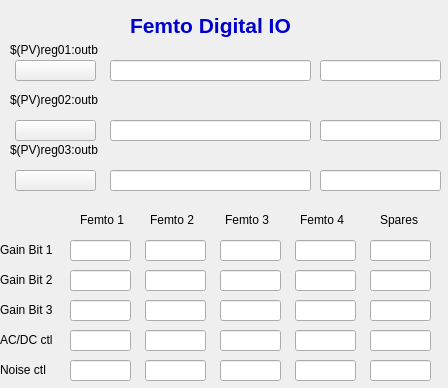
<?xml version="1.0" encoding="UTF-8"?>
<ui version="4.0">
 <class>Form</class>
 <widget class="caFrame" name="Form">
  <property name="geometry">
   <rect>
    <x>0</x>
    <y>0</y>
    <width>448</width>
    <height>388</height>
   </rect>
  </property>
  <property name="windowTitle">
   <string>Form</string>
  </property>
  <property name="background">
   <color>
    <red>178</red>
    <green>178</green>
    <blue>182</blue>
   </color>
  </property>
  <widget class="QLabel" name="label">
   <property name="geometry">
    <rect>
     <x>130</x>
     <y>10</y>
     <width>181</width>
     <height>31</height>
    </rect>
   </property>
   <property name="font">
    <font>
     <pointsize>16</pointsize>
     <weight>75</weight>
     <bold>true</bold>
    </font>
   </property>
   <property name="styleSheet">
    <string notr="true">color: rgb(0, 0, 204)</string>
   </property>
   <property name="text">
    <string>&lt;html&gt;&lt;head/&gt;&lt;body&gt;&lt;p&gt;Femto Digital IO&lt;/p&gt;&lt;/body&gt;&lt;/html&gt;</string>
   </property>
  </widget>
  <widget class="QLabel" name="label_95">
   <property name="geometry">
    <rect>
     <x>10</x>
     <y>40</y>
     <width>121</width>
     <height>21</height>
    </rect>
   </property>
   <property name="font">
    <font>
     <pointsize>9</pointsize>
    </font>
   </property>
   <property name="styleSheet">
    <string notr="true">color: rgb(0, 0, 0)</string>
   </property>
   <property name="text">
    <string>&lt;html&gt;&lt;head/&gt;&lt;body&gt;&lt;p&gt;$(PV)reg01:outb&lt;/p&gt;&lt;/body&gt;&lt;/html&gt;</string>
   </property>
  </widget>
  <widget class="QLabel" name="label_96">
   <property name="geometry">
    <rect>
     <x>10</x>
     <y>90</y>
     <width>91</width>
     <height>21</height>
    </rect>
   </property>
   <property name="font">
    <font>
     <pointsize>9</pointsize>
    </font>
   </property>
   <property name="styleSheet">
    <string notr="true">color: rgb(0, 0, 0)</string>
   </property>
   <property name="text">
    <string>&lt;html&gt;&lt;head/&gt;&lt;body&gt;&lt;p&gt;$(PV)reg02:outb&lt;/p&gt;&lt;/body&gt;&lt;/html&gt;</string>
   </property>
  </widget>
  <widget class="QLabel" name="label_97">
   <property name="geometry">
    <rect>
     <x>10</x>
     <y>140</y>
     <width>91</width>
     <height>21</height>
    </rect>
   </property>
   <property name="font">
    <font>
     <pointsize>9</pointsize>
    </font>
   </property>
   <property name="styleSheet">
    <string notr="true">color: rgb(0, 0, 0)</string>
   </property>
   <property name="text">
    <string>&lt;html&gt;&lt;head/&gt;&lt;body&gt;&lt;p&gt;$(PV)reg03:outb&lt;/p&gt;&lt;/body&gt;&lt;/html&gt;</string>
   </property>
  </widget>
  <widget class="caTextEntry" name="catextentry_46">
   <property name="geometry">
    <rect>
     <x>110</x>
     <y>60</y>
     <width>201</width>
     <height>21</height>
    </rect>
   </property>
   <property name="channel" stdset="0">
    <string notr="true">$(PV)reg01:outb.DESC</string>
   </property>
   <property name="background">
    <color>
     <red>115</red>
     <green>215</green>
     <blue>253</blue>
    </color>
   </property>
   <property name="colorMode">
    <enum>caLineEdit::Static</enum>
   </property>
  </widget>
  <widget class="caTextEntry" name="catextentry_47">
   <property name="geometry">
    <rect>
     <x>110</x>
     <y>120</y>
     <width>201</width>
     <height>21</height>
    </rect>
   </property>
   <property name="channel" stdset="0">
    <string notr="true">$(PV)reg02:outb.DESC</string>
   </property>
   <property name="background">
    <color>
     <red>115</red>
     <green>215</green>
     <blue>253</blue>
    </color>
   </property>
   <property name="colorMode">
    <enum>caLineEdit::Static</enum>
   </property>
  </widget>
  <widget class="caTextEntry" name="catextentry_48">
   <property name="geometry">
    <rect>
     <x>110</x>
     <y>170</y>
     <width>201</width>
     <height>21</height>
    </rect>
   </property>
   <property name="channel" stdset="0">
    <string notr="true">$(PV)reg03:outb.DESC</string>
   </property>
   <property name="background">
    <color>
     <red>115</red>
     <green>215</green>
     <blue>253</blue>
    </color>
   </property>
   <property name="colorMode">
    <enum>caLineEdit::Static</enum>
   </property>
  </widget>
  <widget class="caTextEntry" name="catextentry_49">
   <property name="geometry">
    <rect>
     <x>320</x>
     <y>60</y>
     <width>121</width>
     <height>21</height>
    </rect>
   </property>
   <property name="channel" stdset="0">
    <string notr="true">$(PV)reg01:outb.VAL</string>
   </property>
   <property name="background">
    <color>
     <red>115</red>
     <green>215</green>
     <blue>253</blue>
    </color>
   </property>
   <property name="colorMode">
    <enum>caLineEdit::Static</enum>
   </property>
  </widget>
  <widget class="caTextEntry" name="catextentry_50">
   <property name="geometry">
    <rect>
     <x>320</x>
     <y>120</y>
     <width>121</width>
     <height>21</height>
    </rect>
   </property>
   <property name="channel" stdset="0">
    <string notr="true">$(PV)reg02:outb.VAL</string>
   </property>
   <property name="background">
    <color>
     <red>115</red>
     <green>215</green>
     <blue>253</blue>
    </color>
   </property>
   <property name="colorMode">
    <enum>caLineEdit::Static</enum>
   </property>
  </widget>
  <widget class="caTextEntry" name="catextentry_51">
   <property name="geometry">
    <rect>
     <x>320</x>
     <y>170</y>
     <width>121</width>
     <height>21</height>
    </rect>
   </property>
   <property name="channel" stdset="0">
    <string notr="true">$(PV)reg03:outb.VAL</string>
   </property>
   <property name="background">
    <color>
     <red>115</red>
     <green>215</green>
     <blue>253</blue>
    </color>
   </property>
   <property name="colorMode">
    <enum>caLineEdit::Static</enum>
   </property>
  </widget>
  <widget class="QLabel" name="label_98">
   <property name="geometry">
    <rect>
     <x>0</x>
     <y>270</y>
     <width>91</width>
     <height>21</height>
    </rect>
   </property>
   <property name="font">
    <font>
     <pointsize>9</pointsize>
    </font>
   </property>
   <property name="styleSheet">
    <string notr="true">color: rgb(0, 0, 0)</string>
   </property>
   <property name="text">
    <string>&lt;html&gt;&lt;head/&gt;&lt;body&gt;&lt;p&gt;Gain Bit 2&lt;/p&gt;&lt;/body&gt;&lt;/html&gt;</string>
   </property>
  </widget>
  <widget class="QLabel" name="label_99">
   <property name="geometry">
    <rect>
     <x>150</x>
     <y>210</y>
     <width>51</width>
     <height>21</height>
    </rect>
   </property>
   <property name="font">
    <font>
     <pointsize>9</pointsize>
    </font>
   </property>
   <property name="styleSheet">
    <string notr="true">color: rgb(0, 0, 0)</string>
   </property>
   <property name="text">
    <string>&lt;html&gt;&lt;head/&gt;&lt;body&gt;&lt;p&gt;Femto 2&lt;/p&gt;&lt;/body&gt;&lt;/html&gt;</string>
   </property>
  </widget>
  <widget class="QLabel" name="label_100">
   <property name="geometry">
    <rect>
     <x>0</x>
     <y>360</y>
     <width>51</width>
     <height>21</height>
    </rect>
   </property>
   <property name="font">
    <font>
     <pointsize>9</pointsize>
    </font>
   </property>
   <property name="styleSheet">
    <string notr="true">color: rgb(0, 0, 0)</string>
   </property>
   <property name="text">
    <string>&lt;html&gt;&lt;head/&gt;&lt;body&gt;&lt;p&gt;Noise ctl&lt;/p&gt;&lt;/body&gt;&lt;/html&gt;</string>
   </property>
  </widget>
  <widget class="QLabel" name="label_101">
   <property name="geometry">
    <rect>
     <x>380</x>
     <y>210</y>
     <width>41</width>
     <height>21</height>
    </rect>
   </property>
   <property name="font">
    <font>
     <pointsize>9</pointsize>
    </font>
   </property>
   <property name="styleSheet">
    <string notr="true">color: rgb(0, 0, 0)</string>
   </property>
   <property name="text">
    <string>&lt;html&gt;&lt;head/&gt;&lt;body&gt;&lt;p&gt;Spares&lt;/p&gt;&lt;/body&gt;&lt;/html&gt;</string>
   </property>
  </widget>
  <widget class="QLabel" name="label_102">
   <property name="geometry">
    <rect>
     <x>300</x>
     <y>210</y>
     <width>51</width>
     <height>21</height>
    </rect>
   </property>
   <property name="font">
    <font>
     <pointsize>9</pointsize>
    </font>
   </property>
   <property name="styleSheet">
    <string notr="true">color: rgb(0, 0, 0)</string>
   </property>
   <property name="text">
    <string>&lt;html&gt;&lt;head/&gt;&lt;body&gt;&lt;p&gt;Femto 4&lt;/p&gt;&lt;/body&gt;&lt;/html&gt;</string>
   </property>
  </widget>
  <widget class="QLabel" name="label_103">
   <property name="geometry">
    <rect>
     <x>0</x>
     <y>330</y>
     <width>91</width>
     <height>21</height>
    </rect>
   </property>
   <property name="font">
    <font>
     <pointsize>9</pointsize>
    </font>
   </property>
   <property name="styleSheet">
    <string notr="true">color: rgb(0, 0, 0)</string>
   </property>
   <property name="text">
    <string>&lt;html&gt;&lt;head/&gt;&lt;body&gt;&lt;p&gt;AC/DC ctl&lt;/p&gt;&lt;/body&gt;&lt;/html&gt;</string>
   </property>
  </widget>
  <widget class="QLabel" name="label_104">
   <property name="geometry">
    <rect>
     <x>80</x>
     <y>210</y>
     <width>91</width>
     <height>21</height>
    </rect>
   </property>
   <property name="font">
    <font>
     <pointsize>9</pointsize>
    </font>
   </property>
   <property name="styleSheet">
    <string notr="true">color: rgb(0, 0, 0)</string>
   </property>
   <property name="text">
    <string>&lt;html&gt;&lt;head/&gt;&lt;body&gt;&lt;p&gt;Femto 1&lt;/p&gt;&lt;/body&gt;&lt;/html&gt;</string>
   </property>
  </widget>
  <widget class="QLabel" name="label_105">
   <property name="geometry">
    <rect>
     <x>225</x>
     <y>210</y>
     <width>51</width>
     <height>21</height>
    </rect>
   </property>
   <property name="font">
    <font>
     <pointsize>9</pointsize>
    </font>
   </property>
   <property name="styleSheet">
    <string notr="true">color: rgb(0, 0, 0)</string>
   </property>
   <property name="text">
    <string>&lt;html&gt;&lt;head/&gt;&lt;body&gt;&lt;p&gt;Femto 3&lt;/p&gt;&lt;/body&gt;&lt;/html&gt;</string>
   </property>
  </widget>
  <widget class="QLabel" name="label_106">
   <property name="geometry">
    <rect>
     <x>0</x>
     <y>300</y>
     <width>91</width>
     <height>21</height>
    </rect>
   </property>
   <property name="font">
    <font>
     <pointsize>9</pointsize>
    </font>
   </property>
   <property name="styleSheet">
    <string notr="true">color: rgb(0, 0, 0)</string>
   </property>
   <property name="text">
    <string>&lt;html&gt;&lt;head/&gt;&lt;body&gt;&lt;p&gt;Gain Bit 3&lt;/p&gt;&lt;/body&gt;&lt;/html&gt;</string>
   </property>
  </widget>
  <widget class="QLabel" name="label_107">
   <property name="geometry">
    <rect>
     <x>0</x>
     <y>240</y>
     <width>61</width>
     <height>21</height>
    </rect>
   </property>
   <property name="font">
    <font>
     <pointsize>9</pointsize>
    </font>
   </property>
   <property name="styleSheet">
    <string notr="true">color: rgb(0, 0, 0)</string>
   </property>
   <property name="text">
    <string>&lt;html&gt;&lt;head/&gt;&lt;body&gt;&lt;p&gt;Gain Bit 1&lt;/p&gt;&lt;/body&gt;&lt;/html&gt;</string>
   </property>
  </widget>
  <widget class="caTextEntry" name="catextentry_29">
   <property name="geometry">
    <rect>
     <x>70</x>
     <y>240</y>
     <width>61</width>
     <height>21</height>
    </rect>
   </property>
   <property name="background">
    <color>
     <red>115</red>
     <green>215</green>
     <blue>253</blue>
    </color>
   </property>
   <property name="colorMode">
    <enum>caLineEdit::Static</enum>
   </property>
  </widget>
  <widget class="caTextEntry" name="catextentry_30">
   <property name="geometry">
    <rect>
     <x>220</x>
     <y>240</y>
     <width>61</width>
     <height>21</height>
    </rect>
   </property>
   <property name="background">
    <color>
     <red>115</red>
     <green>215</green>
     <blue>253</blue>
    </color>
   </property>
   <property name="colorMode">
    <enum>caLineEdit::Static</enum>
   </property>
  </widget>
  <widget class="caTextEntry" name="catextentry_31">
   <property name="geometry">
    <rect>
     <x>370</x>
     <y>240</y>
     <width>61</width>
     <height>21</height>
    </rect>
   </property>
   <property name="background">
    <color>
     <red>115</red>
     <green>215</green>
     <blue>253</blue>
    </color>
   </property>
   <property name="colorMode">
    <enum>caLineEdit::Static</enum>
   </property>
  </widget>
  <widget class="caTextEntry" name="catextentry_32">
   <property name="geometry">
    <rect>
     <x>295</x>
     <y>240</y>
     <width>61</width>
     <height>21</height>
    </rect>
   </property>
   <property name="background">
    <color>
     <red>115</red>
     <green>215</green>
     <blue>253</blue>
    </color>
   </property>
   <property name="colorMode">
    <enum>caLineEdit::Static</enum>
   </property>
  </widget>
  <widget class="caTextEntry" name="catextentry_33">
   <property name="geometry">
    <rect>
     <x>145</x>
     <y>240</y>
     <width>61</width>
     <height>21</height>
    </rect>
   </property>
   <property name="background">
    <color>
     <red>115</red>
     <green>215</green>
     <blue>253</blue>
    </color>
   </property>
   <property name="colorMode">
    <enum>caLineEdit::Static</enum>
   </property>
  </widget>
  <widget class="caTextEntry" name="catextentry_34">
   <property name="geometry">
    <rect>
     <x>70</x>
     <y>270</y>
     <width>61</width>
     <height>21</height>
    </rect>
   </property>
   <property name="background">
    <color>
     <red>115</red>
     <green>215</green>
     <blue>253</blue>
    </color>
   </property>
   <property name="colorMode">
    <enum>caLineEdit::Static</enum>
   </property>
  </widget>
  <widget class="caTextEntry" name="catextentry_35">
   <property name="geometry">
    <rect>
     <x>220</x>
     <y>270</y>
     <width>61</width>
     <height>21</height>
    </rect>
   </property>
   <property name="background">
    <color>
     <red>115</red>
     <green>215</green>
     <blue>253</blue>
    </color>
   </property>
   <property name="colorMode">
    <enum>caLineEdit::Static</enum>
   </property>
  </widget>
  <widget class="caTextEntry" name="catextentry_36">
   <property name="geometry">
    <rect>
     <x>370</x>
     <y>270</y>
     <width>61</width>
     <height>21</height>
    </rect>
   </property>
   <property name="background">
    <color>
     <red>115</red>
     <green>215</green>
     <blue>253</blue>
    </color>
   </property>
   <property name="colorMode">
    <enum>caLineEdit::Static</enum>
   </property>
  </widget>
  <widget class="caTextEntry" name="catextentry_37">
   <property name="geometry">
    <rect>
     <x>145</x>
     <y>270</y>
     <width>61</width>
     <height>21</height>
    </rect>
   </property>
   <property name="background">
    <color>
     <red>115</red>
     <green>215</green>
     <blue>253</blue>
    </color>
   </property>
   <property name="colorMode">
    <enum>caLineEdit::Static</enum>
   </property>
  </widget>
  <widget class="caTextEntry" name="catextentry_38">
   <property name="geometry">
    <rect>
     <x>295</x>
     <y>270</y>
     <width>61</width>
     <height>21</height>
    </rect>
   </property>
   <property name="background">
    <color>
     <red>115</red>
     <green>215</green>
     <blue>253</blue>
    </color>
   </property>
   <property name="colorMode">
    <enum>caLineEdit::Static</enum>
   </property>
  </widget>
  <widget class="caTextEntry" name="catextentry_39">
   <property name="geometry">
    <rect>
     <x>70</x>
     <y>300</y>
     <width>61</width>
     <height>21</height>
    </rect>
   </property>
   <property name="background">
    <color>
     <red>115</red>
     <green>215</green>
     <blue>253</blue>
    </color>
   </property>
   <property name="colorMode">
    <enum>caLineEdit::Static</enum>
   </property>
  </widget>
  <widget class="caTextEntry" name="catextentry_40">
   <property name="geometry">
    <rect>
     <x>145</x>
     <y>300</y>
     <width>61</width>
     <height>21</height>
    </rect>
   </property>
   <property name="background">
    <color>
     <red>115</red>
     <green>215</green>
     <blue>253</blue>
    </color>
   </property>
   <property name="colorMode">
    <enum>caLineEdit::Static</enum>
   </property>
  </widget>
  <widget class="caTextEntry" name="catextentry_41">
   <property name="geometry">
    <rect>
     <x>295</x>
     <y>300</y>
     <width>61</width>
     <height>21</height>
    </rect>
   </property>
   <property name="background">
    <color>
     <red>115</red>
     <green>215</green>
     <blue>253</blue>
    </color>
   </property>
   <property name="colorMode">
    <enum>caLineEdit::Static</enum>
   </property>
  </widget>
  <widget class="caTextEntry" name="catextentry_42">
   <property name="geometry">
    <rect>
     <x>220</x>
     <y>300</y>
     <width>61</width>
     <height>21</height>
    </rect>
   </property>
   <property name="background">
    <color>
     <red>115</red>
     <green>215</green>
     <blue>253</blue>
    </color>
   </property>
   <property name="colorMode">
    <enum>caLineEdit::Static</enum>
   </property>
  </widget>
  <widget class="caTextEntry" name="catextentry_43">
   <property name="geometry">
    <rect>
     <x>370</x>
     <y>300</y>
     <width>61</width>
     <height>21</height>
    </rect>
   </property>
   <property name="background">
    <color>
     <red>115</red>
     <green>215</green>
     <blue>253</blue>
    </color>
   </property>
   <property name="colorMode">
    <enum>caLineEdit::Static</enum>
   </property>
  </widget>
  <widget class="caTextEntry" name="catextentry_44">
   <property name="geometry">
    <rect>
     <x>70</x>
     <y>330</y>
     <width>61</width>
     <height>21</height>
    </rect>
   </property>
   <property name="background">
    <color>
     <red>115</red>
     <green>215</green>
     <blue>253</blue>
    </color>
   </property>
   <property name="colorMode">
    <enum>caLineEdit::Static</enum>
   </property>
  </widget>
  <widget class="caTextEntry" name="catextentry_45">
   <property name="geometry">
    <rect>
     <x>220</x>
     <y>330</y>
     <width>61</width>
     <height>21</height>
    </rect>
   </property>
   <property name="background">
    <color>
     <red>115</red>
     <green>215</green>
     <blue>253</blue>
    </color>
   </property>
   <property name="colorMode">
    <enum>caLineEdit::Static</enum>
   </property>
  </widget>
  <widget class="caTextEntry" name="catextentry_52">
   <property name="geometry">
    <rect>
     <x>295</x>
     <y>330</y>
     <width>61</width>
     <height>21</height>
    </rect>
   </property>
   <property name="background">
    <color>
     <red>115</red>
     <green>215</green>
     <blue>253</blue>
    </color>
   </property>
   <property name="colorMode">
    <enum>caLineEdit::Static</enum>
   </property>
  </widget>
  <widget class="caTextEntry" name="catextentry_53">
   <property name="geometry">
    <rect>
     <x>145</x>
     <y>330</y>
     <width>61</width>
     <height>21</height>
    </rect>
   </property>
   <property name="background">
    <color>
     <red>115</red>
     <green>215</green>
     <blue>253</blue>
    </color>
   </property>
   <property name="colorMode">
    <enum>caLineEdit::Static</enum>
   </property>
  </widget>
  <widget class="caTextEntry" name="catextentry_54">
   <property name="geometry">
    <rect>
     <x>370</x>
     <y>330</y>
     <width>61</width>
     <height>21</height>
    </rect>
   </property>
   <property name="background">
    <color>
     <red>115</red>
     <green>215</green>
     <blue>253</blue>
    </color>
   </property>
   <property name="colorMode">
    <enum>caLineEdit::Static</enum>
   </property>
  </widget>
  <widget class="caTextEntry" name="catextentry_55">
   <property name="geometry">
    <rect>
     <x>70</x>
     <y>360</y>
     <width>61</width>
     <height>21</height>
    </rect>
   </property>
   <property name="background">
    <color>
     <red>115</red>
     <green>215</green>
     <blue>253</blue>
    </color>
   </property>
   <property name="colorMode">
    <enum>caLineEdit::Static</enum>
   </property>
  </widget>
  <widget class="caTextEntry" name="catextentry_56">
   <property name="geometry">
    <rect>
     <x>220</x>
     <y>360</y>
     <width>61</width>
     <height>21</height>
    </rect>
   </property>
   <property name="background">
    <color>
     <red>115</red>
     <green>215</green>
     <blue>253</blue>
    </color>
   </property>
   <property name="colorMode">
    <enum>caLineEdit::Static</enum>
   </property>
  </widget>
  <widget class="caTextEntry" name="catextentry_57">
   <property name="geometry">
    <rect>
     <x>295</x>
     <y>360</y>
     <width>61</width>
     <height>21</height>
    </rect>
   </property>
   <property name="background">
    <color>
     <red>115</red>
     <green>215</green>
     <blue>253</blue>
    </color>
   </property>
   <property name="colorMode">
    <enum>caLineEdit::Static</enum>
   </property>
  </widget>
  <widget class="caTextEntry" name="catextentry_58">
   <property name="geometry">
    <rect>
     <x>145</x>
     <y>360</y>
     <width>61</width>
     <height>21</height>
    </rect>
   </property>
   <property name="background">
    <color>
     <red>115</red>
     <green>215</green>
     <blue>253</blue>
    </color>
   </property>
   <property name="colorMode">
    <enum>caLineEdit::Static</enum>
   </property>
  </widget>
  <widget class="caTextEntry" name="catextentry_59">
   <property name="geometry">
    <rect>
     <x>370</x>
     <y>360</y>
     <width>61</width>
     <height>21</height>
    </rect>
   </property>
   <property name="background">
    <color>
     <red>115</red>
     <green>215</green>
     <blue>253</blue>
    </color>
   </property>
   <property name="colorMode">
    <enum>caLineEdit::Static</enum>
   </property>
  </widget>
  <widget class="caMessageButton" name="camessagebutton">
   <property name="geometry">
    <rect>
     <x>15</x>
     <y>60</y>
     <width>81</width>
     <height>21</height>
    </rect>
   </property>
   <property name="channel" stdset="0">
    <string notr="true">$(PV)reg01:outb.SCAN</string>
   </property>
   <property name="background">
    <color>
     <red>0</red>
     <green>0</green>
     <blue>140</blue>
    </color>
   </property>
  </widget>
  <widget class="caMessageButton" name="camessagebutton_2">
   <property name="geometry">
    <rect>
     <x>15</x>
     <y>120</y>
     <width>81</width>
     <height>21</height>
    </rect>
   </property>
   <property name="channel" stdset="0">
    <string notr="true">$(PV)reg02:outb.SCAN</string>
   </property>
   <property name="background">
    <color>
     <red>0</red>
     <green>0</green>
     <blue>140</blue>
    </color>
   </property>
  </widget>
  <widget class="caMessageButton" name="camessagebutton_3">
   <property name="geometry">
    <rect>
     <x>15</x>
     <y>170</y>
     <width>81</width>
     <height>21</height>
    </rect>
   </property>
   <property name="channel" stdset="0">
    <string notr="true">$(PV)reg03:outb.SCAN</string>
   </property>
   <property name="background">
    <color>
     <red>0</red>
     <green>0</green>
     <blue>140</blue>
    </color>
   </property>
  </widget>
 </widget>
 <customwidgets>
  <customwidget>
   <class>caTextEntry</class>
   <extends>caLineEdit</extends>
   <header>caTextEntry</header>
  </customwidget>
  <customwidget>
   <class>caMessageButton</class>
   <extends>QPushButton</extends>
   <header>caMessageButton</header>
  </customwidget>
  <customwidget>
   <class>caFrame</class>
   <extends>QFrame</extends>
   <header>caFrame</header>
   <container>1</container>
  </customwidget>
  <customwidget>
   <class>caLineEdit</class>
   <extends>QLineEdit</extends>
   <header>caLineEdit</header>
  </customwidget>
 </customwidgets>
 <resources/>
 <connections/>
</ui>
